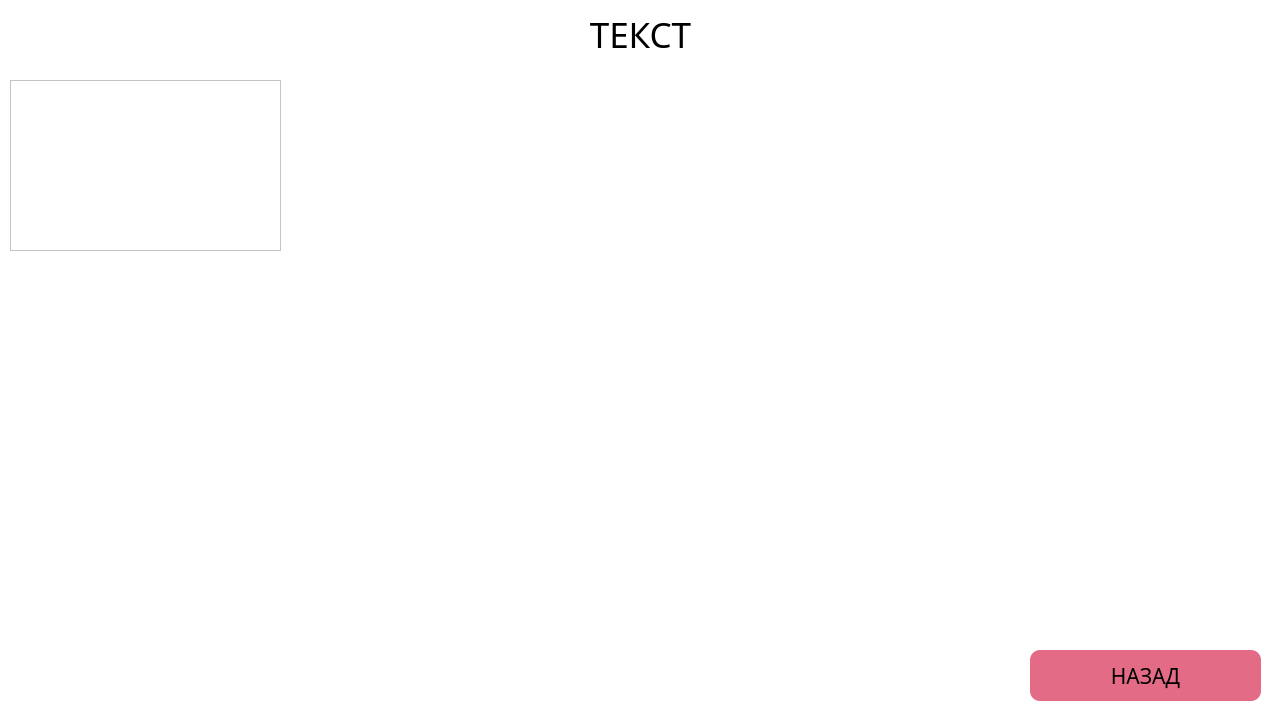
<?xml version="1.0" encoding="UTF-8"?>
<ui version="4.0">
 <class>tableWindow</class>
 <widget class="QMainWindow" name="tableWindow">
  <property name="geometry">
   <rect>
    <x>0</x>
    <y>0</y>
    <width>1280</width>
    <height>720</height>
   </rect>
  </property>
  <property name="minimumSize">
   <size>
    <width>1280</width>
    <height>720</height>
   </size>
  </property>
  <property name="maximumSize">
   <size>
    <width>1280</width>
    <height>720</height>
   </size>
  </property>
  <property name="font">
   <font>
    <family>Trebuchet MS</family>
    <pointsize>14</pointsize>
   </font>
  </property>
  <property name="cursor">
   <cursorShape>ArrowCursor</cursorShape>
  </property>
  <property name="mouseTracking">
   <bool>false</bool>
  </property>
  <property name="tabletTracking">
   <bool>false</bool>
  </property>
  <property name="windowTitle">
   <string>Таблица</string>
  </property>
  <property name="autoFillBackground">
   <bool>false</bool>
  </property>
  <property name="styleSheet">
   <string notr="true">background-color: #fff</string>
  </property>
  <widget class="QWidget" name="centralwidget">
   <widget class="QPushButton" name="btn_back">
    <property name="geometry">
     <rect>
      <x>1030</x>
      <y>650</y>
      <width>231</width>
      <height>51</height>
     </rect>
    </property>
    <property name="font">
     <font>
      <family>Trebuchet MS</family>
      <pointsize>16</pointsize>
      <weight>50</weight>
      <bold>false</bold>
     </font>
    </property>
    <property name="focusPolicy">
     <enum>Qt::StrongFocus</enum>
    </property>
    <property name="styleSheet">
     <string notr="true">QPushButton {
background-color: rgb(228, 107, 134);
border: none;
border-radius: 10px}

QPushButton:hover {
border: 1px solid  rgb(0, 0, 0);
background-color: rgba(228, 107, 134, 0.9)
}

QPushButton:pressed {
border:3px solid  rgb(0, 0, 0);
background-color: rgba(228, 107, 134, 1)
}</string>
    </property>
    <property name="text">
     <string>НАЗАД</string>
    </property>
    <property name="shortcut">
     <string>Return</string>
    </property>
    <property name="checkable">
     <bool>false</bool>
    </property>
   </widget>
   <widget class="QLabel" name="label_windowName">
    <property name="geometry">
     <rect>
      <x>10</x>
      <y>10</y>
      <width>1261</width>
      <height>51</height>
     </rect>
    </property>
    <property name="font">
     <font>
      <family>Trebuchet MS</family>
      <pointsize>26</pointsize>
     </font>
    </property>
    <property name="text">
     <string>ТЕКСТ</string>
    </property>
    <property name="alignment">
     <set>Qt::AlignHCenter|Qt::AlignTop</set>
    </property>
   </widget>
   <widget class="QTableWidget" name="tableWidget">
    <property name="geometry">
     <rect>
      <x>10</x>
      <y>80</y>
      <width>271</width>
      <height>171</height>
     </rect>
    </property>
    <attribute name="horizontalHeaderShowSortIndicator" stdset="0">
     <bool>true</bool>
    </attribute>
   </widget>
  </widget>
 </widget>
 <resources/>
 <connections/>
</ui>
